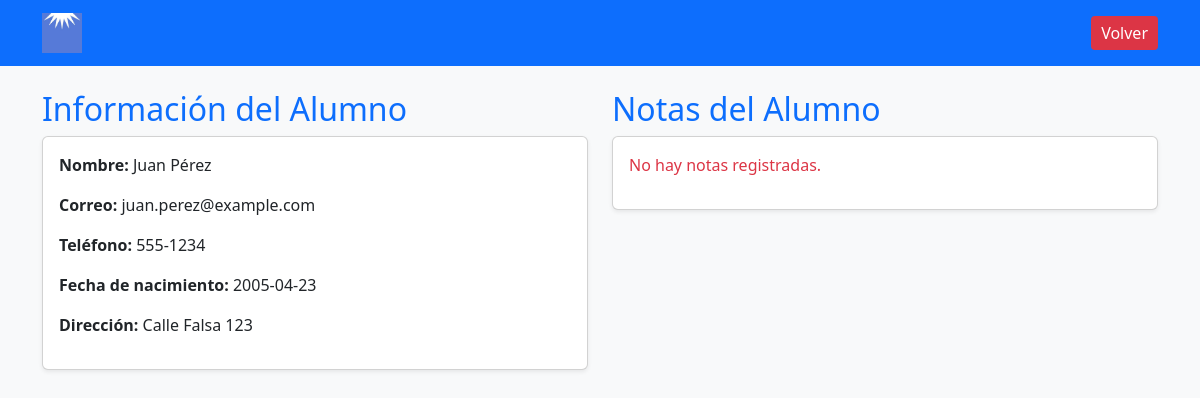
Page /view/notaAlumno.php?id=1 (signed in) on the committed database.
### tables this page shows
CREATE TABLE tbl_alumnos (
    id_alu INT AUTO_INCREMENT PRIMARY KEY not null,
    username_usu VARCHAR(50) NOT NULL,
    dni_alu char(9) NOT NULL,
    nombre_alu VARCHAR(30) NOT NULL,
    apellido_alu VARCHAR(50) NOT NULL,
    fecha_nacimiento DATE NOT NULL,
    email_alu VARCHAR(100) NOT NULL,
    telefono_alu VARCHAR(15),
    direccion_alu VARCHAR(255)
);

### view/notaAlumno.php (the view, shortened to what this page needs)
<?php
    require_once '../process/conexion.php';
    try{
        $idAlu = htmlspecialchars(trim($_GET['id']));
        $id = mysqli_real_escape_string($conn, $idAlu);
        $sqlNotas = "SELECT * FROM tbl_alumnos u
                        INNER JOIN tbl_notas n ON n.id_alu = u.id_alu
                        INNER JOIN tbl_asignatura a ON a.id_asig = n.id_asig
                        WHERE u.id_alu = ?";
        $stmtNotas = mysqli_stmt_init($conn);
        mysqli_stmt_prepare($stmtNotas, $sqlNotas);
        mysqli_stmt_bind_param($stmtNotas, "i", $id);
        mysqli_stmt_execute($stmtNotas);
        $resultNotas = mysqli_stmt_get_result($stmtNotas);
        $sqlAlumno = "SELECT * FROM tbl_alumnos WHERE id_alu = ?";
        $stmtAlumno = mysqli_stmt_init($conn);
        mysqli_stmt_prepare($stmtAlumno, $sqlAlumno);
        mysqli_stmt_bind_param($stmtAlumno, "i", $id);
        mysqli_stmt_execute($stmtAlumno);
        $resultAlumno = mysqli_stmt_get_result($stmtAlumno);
    } catch (Exception $e) {
        echo "Error: " . $e;
        exit();
    }
?>
<!DOCTYPE html>
<html lang="en">
<head>
    <link rel="stylesheet" href="../css/styles.css">
    <link href="https://cdn.jsdelivr.net/npm/bootstrap@5.3.3/dist/css/bootstrap.min.css" rel="stylesheet">
</head>
<body class="bg-light">
    <nav class="navbar navbar-expand-lg navbar-dark bg-primary">
        <div class="container">
        <a class="navbar-brand" href="gestionUsers.php">
            <img src="../img/LogoEscuela.jpeg" alt="Gestión Escolar" style="width: 40px; height: auto;">
        </a>
            <div class="collapse navbar-collapse" id="navbarNav">
                <ul class="navbar-nav ms-auto">
                    <li class="nav-item d-none d-lg-block">
                        <a href="gestionUsers.php" class="btn btn-danger">Volver</a>
                    </li>
                </ul>
            </div>
        </div>
    </nav>
    <div class="container mt-4">
        <div class="row">
            <div class="col-lg-6 col-md-12">
                <h2 class="text-primary">Información del Alumno</h2>
                <div class="card shadow-sm mb-3">
                    <div class="card-body">
                        <?php
                            while ($row1 = mysqli_fetch_assoc($resultAlumno)) {
                                echo "<p><strong>Nombre:</strong> " . htmlspecialchars($row1['nombre_alu']) . " " . htmlspecialchars($row1['apellido_alu']) . "</p>";
                                echo "<p><strong>Correo:</strong> " . htmlspecialchars($row1['email_alu']) . "</p>";
                                echo "<p><strong>Teléfono:</strong> " . htmlspecialchars($row1['telefono_alu']) . "</p>";
                                echo "<p><strong>Fecha de nacimiento:</strong> " . htmlspecialchars($row1['fecha_nacimiento']) . "</p>";
                                echo "<p><strong>Dirección:</strong> " . htmlspecialchars($row1['direccion_alu']) . "</p>";
                            }
                        ?>
                    </div>
                </div>
            </div>
            <div class="col-lg-6 col-md-12">
                <h2 class="text-primary">Notas del Alumno</h2>
                <div class="card shadow-sm">
                    <div class="card-body">
                        <?php
                            if($resultNotas && mysqli_num_rows($resultNotas) > 0){
                                echo "<div class='table-responsive'>";
                                    echo "<table class='table table-striped'>";
                                        echo "<thead>";
                                            echo "<tr>";
                                                echo "<th>Asignatura</th>";
                                                echo "<th>Nota</th>";
                                            echo "</tr>";
                                        echo "</thead>";
                                        echo "<tbody>";
                                            while ($row = mysqli_fetch_array($resultNotas)){
                                                echo "<tr>";
                                                echo "<td>". htmlspecialchars($row['nombre_asig']) . "</td>";
                                                echo "<td>". htmlspecialchars($row['nota_alu']) . "</td>";
                                                echo "</tr>";
                                            }
                                        echo "</tbody>";
                                    echo "</table>";
                                echo "</div>";
                            } else {
                                echo "<p class='text-danger'>No hay notas registradas.</p>";
                            }
                        ?>
                    </div>
                </div>
            </div>
        </div>
    </div>
</body>
</html>

### css/styles.css (style rules this page uses)
body { font-family: Arial, sans-serif; background-color: #f4f4f4; margin: 0; padding: 0; overflow: auto; overflow-y: auto; }
.navbar { display: flex; justify-content: space-between; align-items: center; padding: 5px 10px; background-color: #5b97d7; }
.navbar .navbar-brand, .navbar .nav-link { color: white; }
.navbar .btn { margin: 5px 0; background-color: #dc3545; color: white; border: none; border-radius: 4px; padding: 5px 10px; cursor: pointer; }
a { color: #007BFF; text-decoration: none; }

### rows in the picture
tbl_alumnos: nombre_alu "Juan", apellido_alu "Pérez", email_alu "juan.perez@example.com", telefono_alu "555-1234", fecha_nacimiento "2005-04-23", direccion_alu "Calle Falsa 123"
